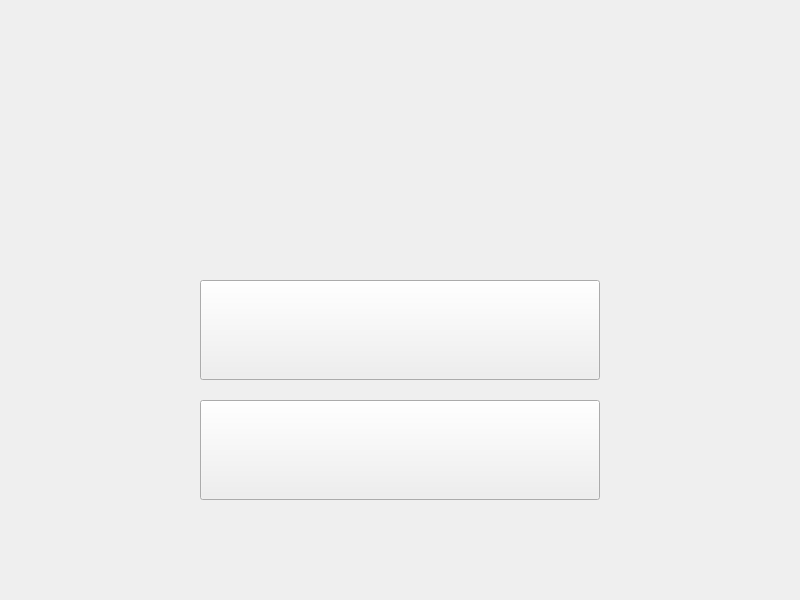
<?xml version="1.0" encoding="UTF-8"?>
<ui version="4.0">
 <class>StartWindow</class>
 <widget class="QMainWindow" name="StartWindow">
  <property name="geometry">
   <rect>
    <x>0</x>
    <y>0</y>
    <width>800</width>
    <height>600</height>
   </rect>
  </property>
  <property name="windowTitle">
   <string>OneDayAway</string>
  </property>
  <widget class="QWidget" name="centralwidget">
   <property name="maximumSize">
    <size>
     <width>800</width>
     <height>600</height>
    </size>
   </property>
   <widget class="QPushButton" name="startGameEasy">
    <property name="geometry">
     <rect>
      <x>200</x>
      <y>280</y>
      <width>400</width>
      <height>100</height>
     </rect>
    </property>
    <property name="text">
     <string/>
    </property>
   </widget>
   <widget class="QPushButton" name="startGameHard">
    <property name="geometry">
     <rect>
      <x>200</x>
      <y>400</y>
      <width>400</width>
      <height>100</height>
     </rect>
    </property>
    <property name="text">
     <string/>
    </property>
   </widget>
   <widget class="QLabel" name="gameLogo">
    <property name="geometry">
     <rect>
      <x>150</x>
      <y>40</y>
      <width>500</width>
      <height>137</height>
     </rect>
    </property>
    <property name="text">
     <string/>
    </property>
   </widget>
  </widget>
 </widget>
 <resources/>
 <connections/>
</ui>
